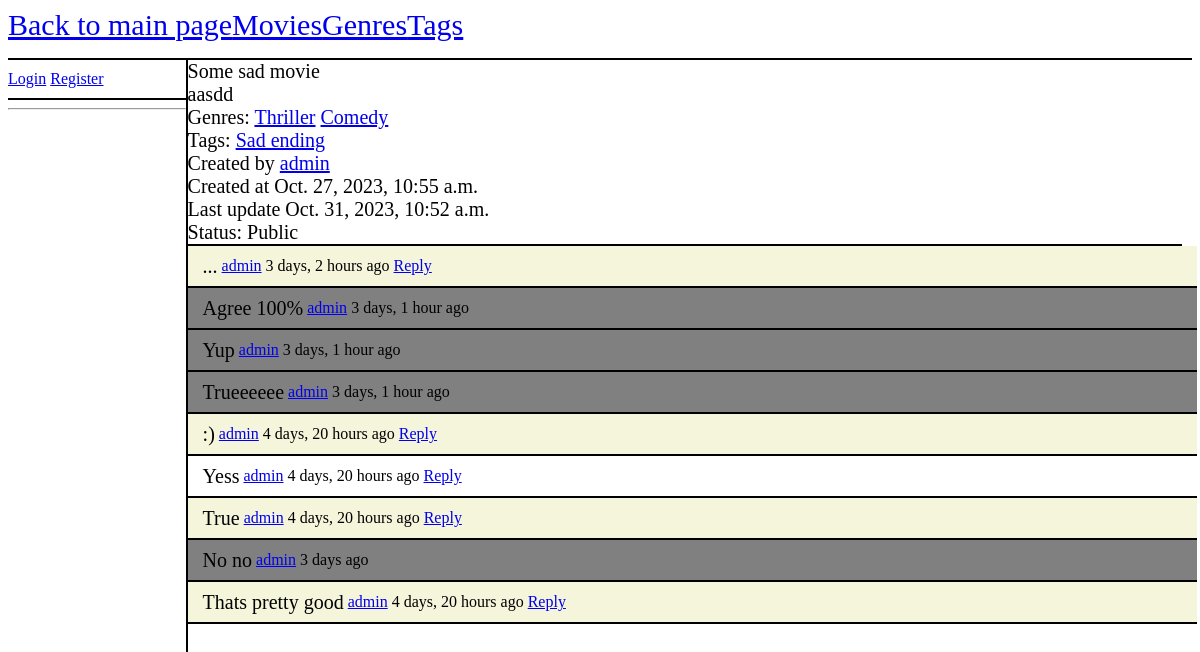
The page /movies/movie/1/ on the database its author committed.
### movies/models.py (models this page shows, shortened)
class Movie(models.Model):
    name = models.CharField(max_length=100)
    description = models.TextField(max_length=500)
    created_at = models.DateTimeField(auto_now_add=True)
    updated_at = models.DateTimeField(auto_now=True)
    created_by = models.ForeignKey(User, on_delete=models.SET_NULL, null=True, related_name='movies_created')
    updated_by = models.ForeignKey(User, on_delete=models.SET_NULL, null=True, related_name='movies_updated')
    public = models.BooleanField(default=False)
    genres = models.ManyToManyField(Genre)
    tags = models.ManyToManyField(Tag)
    def is_public(self):
        return self.public

class Genre(models.Model):
    name = models.CharField(max_length=100)
    description = models.TextField(max_length=500)
    def __str__(self):
        return self.name

class Tag(models.Model):
    name = models.CharField(max_length=100)
    description = models.TextField(max_length=500)
    def __str__(self):
        return self.name

class Comment(models.Model):
    content = models.TextField(max_length=500)
    author = models.ForeignKey(User, on_delete=models.SET_NULL, null=True)
    created_at = models.DateTimeField(auto_now_add=True)
    created_in = models.ForeignKey(Movie, on_delete=models.SET_NULL, null=True)
    reply = models.BooleanField(default=False)
    reply_to = models.ForeignKey('self', on_delete=models.SET_NULL, null=True)
    def __str__(self):
        return self.content

### movies/views.py (the view)
# urls.py: path("movie/<int:movie_id>/", views.movie_detail, name="movie_detail"),
def movie_detail(request, movie_id):
    context = {}
    movie = get_object_or_404(Movie, pk=movie_id)
    if not movie.public:
        if not request.user.is_staff:
            return HttpResponse("Movie is private")
    comments = movie.comment_set.filter(reply=False).order_by('-created_at')
    context["movie"] = movie
    context["comments"] = comments
    return render(request, "movies/movie_detail.html", context)

### movies/templates/movies/movie_detail.html (shortened to what this page needs)
{% extends 'movies/template.html' %}
{% block left_panel %}
    <hr/>
{% endblock left_panel %}
{% block content %}
    <div class = "right-panel">
        <div class = "movie-info">
            {{ movie.name }}<br/>
            {{ movie.description }}<br/>
            Genres:
            {% for genre in movie.genres.all %}
                <a href="{% url 'genre_detail' genre.id %}">{{ genre }}</a>
            {% endfor %}
            <br/>
            Tags:
            {% for tag in movie.tags.all %}
                <a href="{% url 'tag_detail' tag.id %}">{{ tag }}</a>
            {% endfor %}
            <br/>
            Created by <a href="/profile/{{ movie.created_by.id }}">{{ movie.created_by }}</a><br/>
            Created at {{ movie.created_at }}<br/>
            Last update {{ movie.updated_at }}<br/>
            {% if movie.is_public %}
                Status: Public<br/>
            {% else %}
                Status: Private<br/>
            {% endif %}
        </div>
        {% for comment in comments %}
            <div class = "comment">
                {{ comment }} <span class = "comment-author">&nbsp<a href="{% url 'user_profile' comment.author.id %}">{{ comment.author }}</a> {{ comment.created_at|timesince }} ago&nbsp<a href="{% url 'comment_reply' %}?movie={{ movie.id }}&comment={{ comment.id }}">Reply</a></span><br/>
            </div>
            {% for reply in comment.comment_set.all|dictsortreversed:"created_at" %}
                <div class = "comment-reply">
                    {{ reply }} <span class = "comment-author">&nbsp<a href="{% url 'user_profile' reply.author.id %}">{{ reply.author }}</a> {{ reply.created_at|timesince }} ago
                </div>
            {% endfor %}
        {% endfor %}
    </div>
{% endblock content %}

### movies/static/styles/main.css (style rules this page uses)
body { background-color: white; }
.right-panel { float:left; width: 84%; height:90%; font-size: 20px; }
.movie, .genre, .tag, .comment { font-size: 20px; min-height:40px; width:100%; border-bottom: 2px solid black; display: flex; align-items: center; padding-left: 15px; }
.comment-reply { font-size: 20px; min-height:40px; width:100%; border-bottom: 2px solid black; display: flex; align-items: center; padding-left: 15px; background-color: grey; }
.comment-author { font-size: 16px; }
.movie:nth-child(2n), .genre:nth-child(2n), .tag:nth-child(2n), .comment:nth-child(2n) { background-color: #F5F5DC; }
.movie-info, .genre-info, .tag-info { border-bottom: 2px solid black; }

### rows shown on the page
Movie: name "Some sad movie", description "aasdd", created_by "admin", created_at "Oct. 27, 2023, 10:55 a.m.", updated_at "Oct. 31, 2023, 10:52 a.m."
Genre: name "Thriller"
Genre: name "Comedy"
Tag: name "Sad ending"
Comment: content "...", author "admin", created_at "3 days, 2 hours"
Comment: content "Agree 100%", author "admin", created_at "3 days, 1 hour"
Comment: content "Yup", author "admin", created_at "3 days, 1 hour"
Comment: content "Trueeeeee", author "admin", created_at "3 days, 1 hour"
Comment: content ":)", author "admin", created_at "4 days, 20 hours"
Comment: content "Yess", author "admin", created_at "4 days, 20 hours"
Comment: content "True", author "admin", created_at "4 days, 20 hours"
Comment: content "No no", author "admin", created_at "3 days"
Comment: content "Thats pretty good", author "admin", created_at "4 days, 20 hours"
